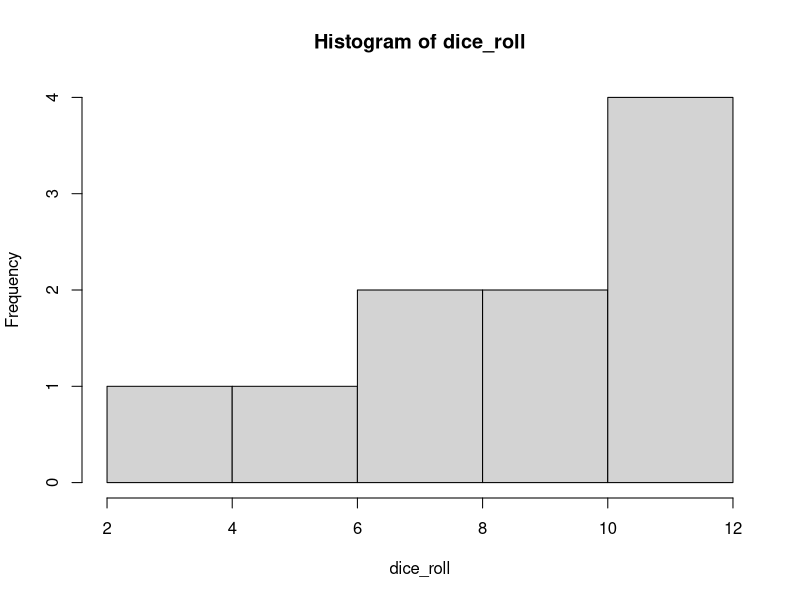
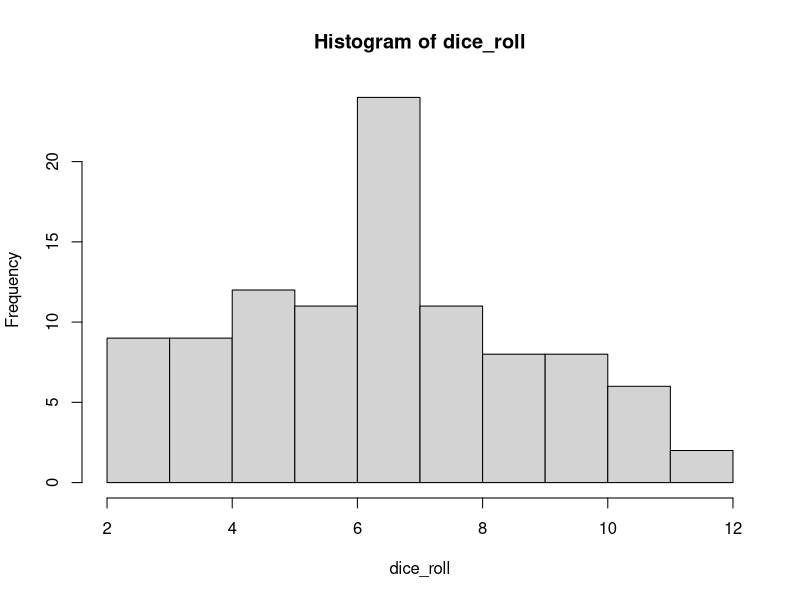
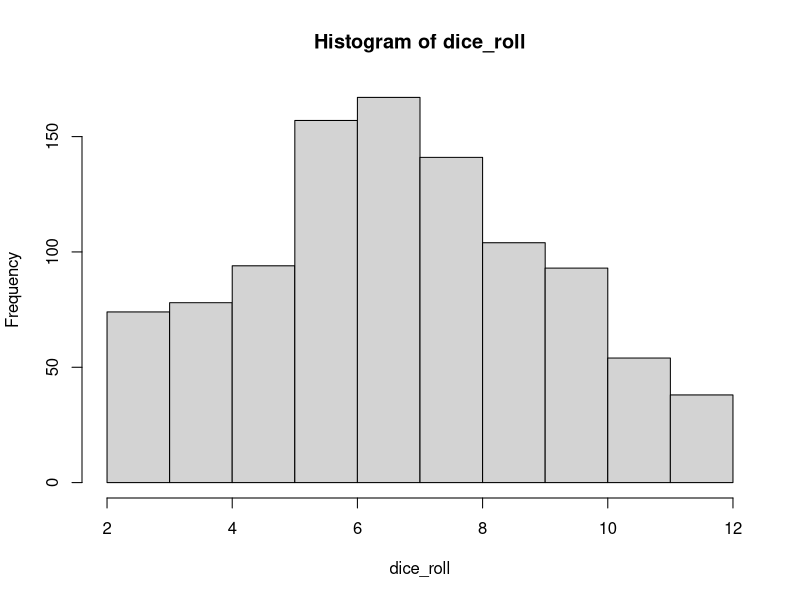
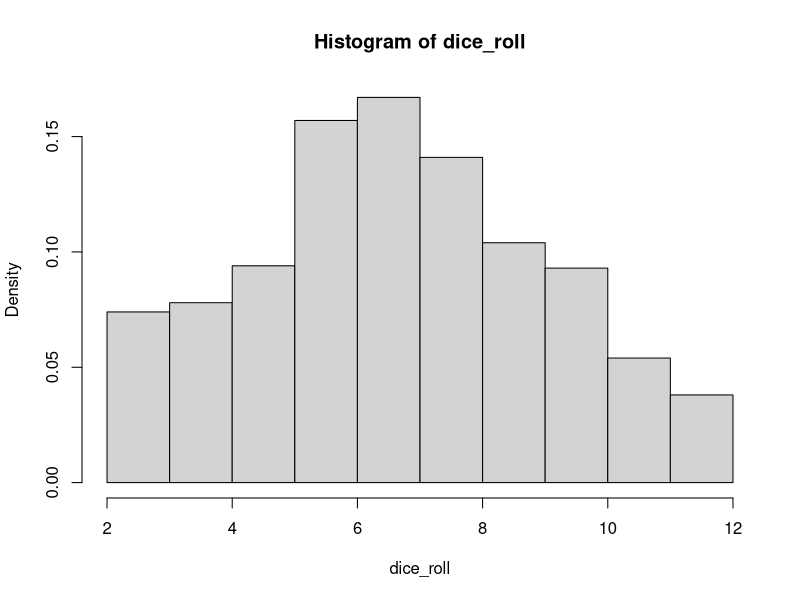

These figures' R source, in order:
#number of dice rolls
d=10

#role two dice in 10 times
dice1 <- sample(6,d,replace=TRUE)
dice2 <- sample(6,d,replace=TRUE)

dice_roll <- dice1 + dice2

hist(dice_roll)

#number of dice rolls
d=100

#role two dice in 10 times
dice1 <- sample(6,d,replace=TRUE)
dice2 <- sample(6,d,replace=TRUE)

dice_roll <- dice1 + dice2

hist(dice_roll)

#number of dice rolls
d=1000

#role two dice in 10 times
dice1 <- sample(6,d,replace=TRUE)
dice2 <- sample(6,d,replace=TRUE)

dice_roll <- dice1 + dice2

hist(dice_roll)

#if I want to see not frenquency, but density

hist(dice_roll,freq=FALSE)